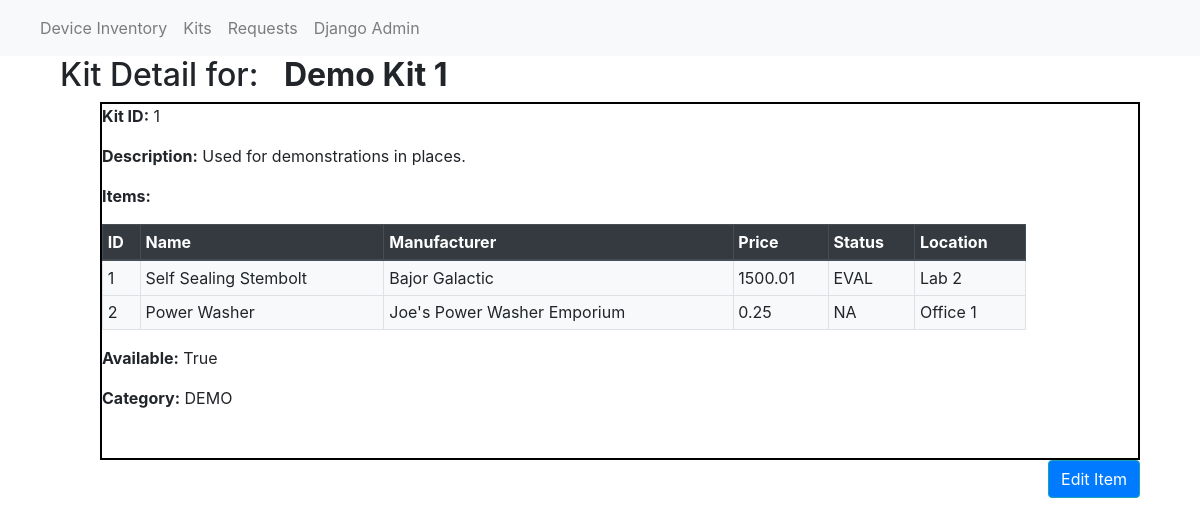
/kit/1, run on an earlier commit of the app's database.
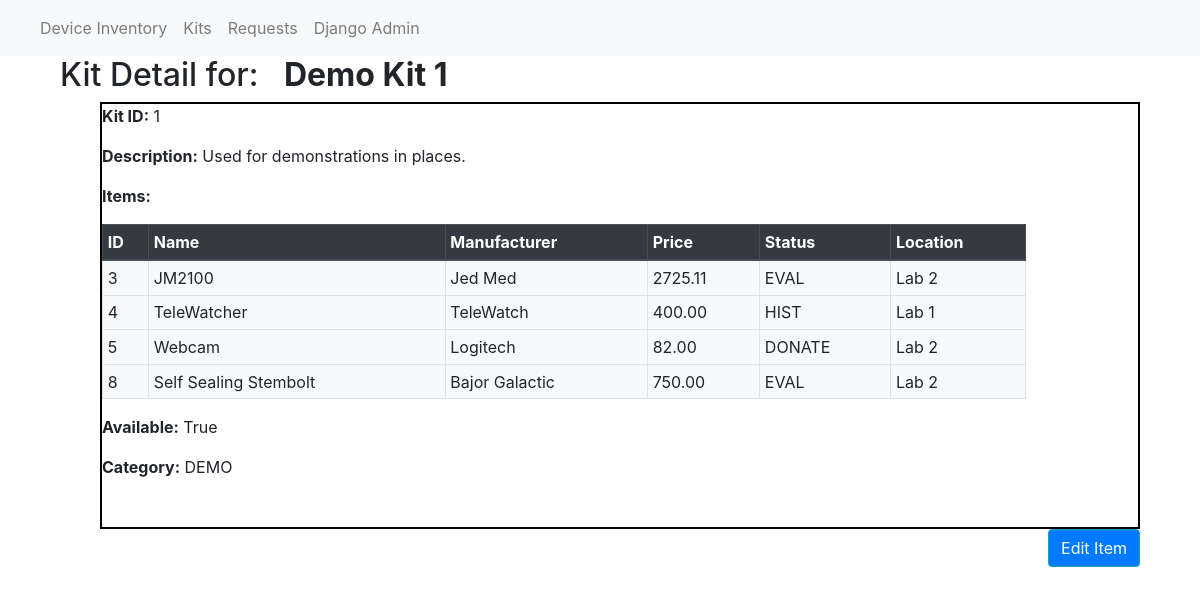
And on a later commit of the database.
### tracker/models.py (models this page shows, shortened)
class Item(models.Model):
    DE = "EXAM_CAM"
    DC = "CAMERA"
    DM = "MOBILE"
    DS = "STETH"
    DD = "DENTAL"
    DX = "MULTIPURPOSE"
    DZ = "OTHER/MISC"
    TL = "TOOL"
    SP = "SUPPLIES"
    PA = "PRODUCTION_AUDIO"
    PV = "PRODUCTION_VIDEO"
    ZZ = "OTHER"
    DEVICE_CAT_CHOICES= [
        (DE, 'Exam Cameras'),
        (DC, 'Camera'),
        (DM, 'Mobile'),
        (DS, 'Stethoscope'),
        (DD, 'Dental'),
        (DX, 'Other Device'),
        (TL, 'Tool'),
        (SP, 'Supplies'),
        (PA, 'Production: Audio'),
        (PV, 'Production: Video'),
        (ZZ, 'Other/Misc.'),
    ]
    name = models.CharField(max_length= 30)
    date_added = models.DateField(auto_now_add=True)
    manufacturer = models.CharField(max_length=150, blank=True)
    purchase_price = models.DecimalField(max_digits=7, decimal_places=2,validators=[MinValueValidator(Decimal('0.00'))])
    serial_number = models.CharField(max_length = 30, blank = True)
    device_category = models.CharField(
        max_length= 30,
        choices = DEVICE_CAT_CHOICES)
    location= models.ForeignKey(Location, on_delete=models.CASCADE)
    status = models.ForeignKey(Item_Status, on_delete=models.CASCADE)
    status_date = models.DateField(blank = True, null = True)
    notes = models.TextField(blank=True)
    def __str__(self):
        return self.name

class Item_Status(models.Model):
    class Meta:
        verbose_name_plural="item status"
    name = models.CharField(max_length= 30)
    description = models.CharField(max_length=255)

class Location(models.Model):
    name = models.CharField(max_length= 30)
    description = models.CharField(max_length=255)

### tracker/views.py (the view)
# urls.py: path('kit/<int:pk>',views.KitDetailView.as_view(), name= 'kit-detail'),
class KitDetailView(generic.DetailView):
    model = Kit

### tracker/models.py (called while the page is built)
    def __str__(self):
        return self.name

### tracker/templates/tracker/kit_detail.html
{% extends 'tracker/base.html' %}
{% block content %}
<h2>Kit Detail for: &nbsp; <strong>{{ kit }}</strong></h2>
<div style="margin-left: 2.5em;padding: 0 7em 2em 0;border-width: 2px; border-color: black; border-style:solid;">
    <p><strong>Kit ID:</strong> {{kit.id}}</p>
    <p><strong>Description:</strong> {{kit.description}}</p>
    <div>
    <p><strong>Items:</strong>
        <table class="table table-bordered table-hover table-sm bg-light" >
            <thead class="thead-dark">
                <th scope="col">ID</th>
                <th scope="col">Name</th>
                <th scope="col">Manufacturer</th>
                <th scope="col">Price</th>
                <th scope="col">Status</th>
                <th scope="col">Location</th>
            </thead>
            <tbody>
            {% for item in kit.items.all %}
            <tr>
            <td>{{item.id}}</td>
            <td>{{item}}</td>
            <td>{{item.manufacturer}}</td>
            <td>{{item.purchase_price}}</td>
            <td>{{item.status.name}}</td>
            <td>{{item.location.name}}</td>
            {% endfor %}
            </tr>
          </tbody>
          </table>
        </div>
    <p><strong>Available:</strong> {{kit.available}}</p>
    <p><strong>Category:</strong> {{kit.category}}</p>
</div>
<a class="btn bg-primary btn-md btn-info float-right" href="{% url 'kit_edit' kit.id %}">Edit Item</a>
{% endblock %}

What changed in the data, as far as the page shows it:
removed Item: id "1", name "Self Sealing Stembolt", manufacturer "Bajor Galactic", purchase_price "1500.01", status.name "EVAL", location.name "Lab 2"
no longer on this page (row edited): Item: id "2", name "Power Washer", manufacturer "Joe's Power Washer Emporium", purchase_price "0.25", status.name "NA", location.name "Office 1"
now on this page (row unchanged): Item: id "3", name "JM2100", manufacturer "Jed Med", purchase_price "2725.11", status.name "EVAL", location.name "Lab 2"
now on this page (row unchanged): Item: id "4", name "TeleWatcher", manufacturer "TeleWatch", purchase_price "400.00", status.name "HIST", location.name "Lab 1"
added Item: id "5", name "Webcam", manufacturer "Logitech", purchase_price "82.00", status.name "DONATE", location.name "Lab 2"
added Item: id "8", name "Self Sealing Stembolt", manufacturer "Bajor Galactic", purchase_price "750.00", status.name "EVAL", location.name "Lab 2"
